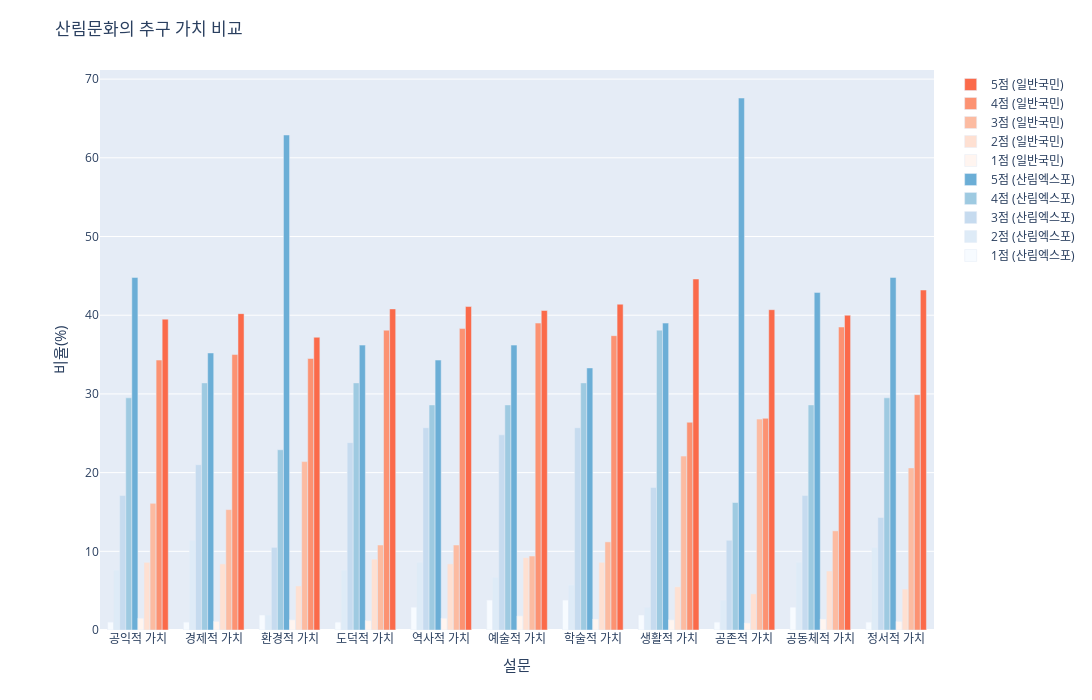

Here is the notebook cell this chart was saved with:
### Code cell
import plotly.colors as pc

# 컬러맵을 리스트로 불러오기
blues_color_map = pc.sequential.Blues
reds_color_map = pc.sequential.Reds

# 누적 막대그래프 시각화
fig = go.Figure()

# 막대 그래프 추가 (expo_4_rate_df 데이터 사용)
for i in range(1, 6):
    text_labels = [f'<span style="font-size: 15px !important;">{val:.1f}%</span>' for val in expo_4_rate_df[f'{i}_비율']]
    fig.add_trace(go.Bar(x=expo_4_rate_df['설문'], y=expo_4_rate_df[f'{i}_비율'], text=text_labels,
                         name=f'{i}점 (산림엑스포)', textposition='auto', marker=dict(color=blues_color_map[i-1])))

# 두 번째 막대 그래프 추가 (common_4_rate_df 데이터 사용) - 겹치게 표시
for i in range(1, 6):
    text_labels = [f'<span style="font-size: 15px">{val:.1f}%</span>' for val in common_4_rate_df[f'{i}_비율']]
    fig.add_trace(go.Bar(x=common_4_rate_df['설문'], y=common_4_rate_df[f'{i}_비율'], text=text_labels,
                         name=f'{i}점 (일반국민)', textposition='auto', marker=dict(color=reds_color_map[i-1])))

# 그래프 레이아웃 설정
fig.update_layout(title="산림문화의 추구 가치 비교", xaxis_title="<span style='font-size: 15px'>설문</span>", yaxis_title="<span style='font-size: 15px'>비율(%)</span>",
                  barmode='group', showlegend=True)

# 범례 텍스트 수정
fig.update_layout(legend=dict(traceorder="reversed"))

# 그래프 높이와 너비 조정
fig.update_layout(height=700, width=1400)

# 여백 (margin) 조정
fig.update_layout(margin=dict(l=100, r=100, b=70, t=70))

fig.show()

### Figure 1 — Plotly figure (JSON) as saved in the notebook; plotly's stock layout.template omitted (floating-point values rounded to 4 significant figures)
{"data": [{"marker": {"color": "rgb(247,251,255)"}, "name": "1점 (산림엑스포)", "text": ["<span style=\"font-size: 15px !important;\">1.0%</span>", "<span style=\"font-size: 15px !important;\">1.0%</span>", "<span style=\"font-size: 15px !important;\">1.9%</span>", "<span style=\"font-size: 15px !important;\">1.0%</span>", "<span style=\"font-size: 15px !important;\">2.9%</span>", "<span style=\"font-size: 15px !important;\">3.8%</span>", "<span style=\"font-size: 15px !important;\">3.8%</span>", "<span style=\"font-size: 15px !important;\">1.9%</span>", "<span style=\"font-size: 15px !important;\">1.0%</span>", "<span style=\"font-size: 15px !important;\">2.9%</span>", "<span style=\"font-size: 15px !important;\">1.0%</span>"], "textposition": "auto", "type": "bar", "x": ["공익적 가치", "경제적 가치", "환경적 가치", "도덕적 가치", "역사적 가치", "예술적 가치", "학술적 가치", "생활적 가치", "공존적 가치", "공동체적 가치", "정서적 가치"], "y": [1, 1, 1.9, 1, 2.9, 3.8, 3.8, 1.9, 1, 2.9, 1]}, {"marker": {"color": "rgb(222,235,247)"}, "name": "2점 (산림엑스포)", "text": ["<span style=\"font-size: 15px !important;\">7.6%</span>", "<span style=\"font-size: 15px !important;\">11.4%</span>", "<span style=\"font-size: 15px !important;\">1.9%</span>", "<span style=\"font-size: 15px !important;\">7.6%</span>", "<span style=\"font-size: 15px !important;\">8.6%</span>", "<span style=\"font-size: 15px !important;\">6.7%</span>", "<span style=\"font-size: 15px !important;\">5.7%</span>", "<span style=\"font-size: 15px !important;\">2.9%</span>", "<span style=\"font-size: 15px !important;\">3.8%</span>", "<span style=\"font-size: 15px !important;\">8.6%</span>", "<span style=\"font-size: 15px !important;\">10.5%</span>"], "textposition": "auto", "type": "bar", "x": ["공익적 가치", "경제적 가치", "환경적 가치", "도덕적 가치", "역사적 가치", "예술적 가치", "학술적 가치", "생활적 가치", "공존적 가치", "공동체적 가치", "정서적 가치"], "y": [7.6, 11.4, 1.9, 7.6, 8.6, 6.7, 5.7, 2.9, 3.8, 8.6, 10.5]}, {"marker": {"color": "rgb(198,219,239)"}, "name": "3점 (산림엑스포)", "text": ["<span style=\"font-size: 15px !important;\">17.1%</span>", "<span style=\"font-size: 15px !important;\">21.0%</span>", "<span style=\"font-size: 15px !important;\">10.5%</span>", "<span style=\"font-size: 15px !important;\">23.8%</span>", "<span style=\"font-size: 15px !important;\">25.7%</span>", "<span style=\"font-size: 15px !important;\">24.8%</span>", "<span style=\"font-size: 15px !important;\">25.7%</span>", "<span style=\"font-size: 15px !important;\">18.1%</span>", "<span style=\"font-size: 15px !important;\">11.4%</span>", "<span style=\"font-size: 15px !important;\">17.1%</span>", "<span style=\"font-size: 15px !important;\">14.3%</span>"], "textposition": "auto", "type": "bar", "x": ["공익적 가치", "경제적 가치", "환경적 가치", "도덕적 가치", "역사적 가치", "예술적 가치", "학술적 가치", "생활적 가치", "공존적 가치", "공동체적 가치", "정서적 가치"], "y": [17.1, 21, 10.5, 23.8, 25.7, 24.8, 25.7, 18.1, 11.4, 17.1, 14.3]}, {"marker": {"color": "rgb(158,202,225)"}, "name": "4점 (산림엑스포)", "text": ["<span style=\"font-size: 15px !important;\">29.5%</span>", "<span style=\"font-size: 15px !important;\">31.4%</span>", "<span style=\"font-size: 15px !important;\">22.9%</span>", "<span style=\"font-size: 15px !important;\">31.4%</span>", "<span style=\"font-size: 15px !important;\">28.6%</span>", "<span style=\"font-size: 15px !important;\">28.6%</span>", "<span style=\"font-size: 15px !important;\">31.4%</span>", "<span style=\"font-size: 15px !important;\">38.1%</span>", "<span style=\"font-size: 15px !important;\">16.2%</span>", "<span style=\"font-size: 15px !important;\">28.6%</span>", "<span style=\"font-size: 15px !important;\">29.5%</span>"], "textposition": "auto", "type": "bar", "x": ["공익적 가치", "경제적 가치", "환경적 가치", "도덕적 가치", "역사적 가치", "예술적 가치", "학술적 가치", "생활적 가치", "공존적 가치", "공동체적 가치", "정서적 가치"], "y": [29.5, 31.4, 22.9, 31.4, 28.6, 28.6, 31.4, 38.1, 16.2, 28.6, 29.5]}, {"marker": {"color": "rgb(107,174,214)"}, "name": "5점 (산림엑스포)", "text": ["<span style=\"font-size: 15px !important;\">44.8%</span>", "<span style=\"font-size: 15px !important;\">35.2%</span>", "<span style=\"font-size: 15px !important;\">62.9%</span>", "<span style=\"font-size: 15px !important;\">36.2%</span>", "<span style=\"font-size: 15px !important;\">34.3%</span>", "<span style=\"font-size: 15px !important;\">36.2%</span>", "<span style=\"font-size: 15px !important;\">33.3%</span>", "<span style=\"font-size: 15px !important;\">39.0%</span>", "<span style=\"font-size: 15px !important;\">67.6%</span>", "<span style=\"font-size: 15px !important;\">42.9%</span>", "<span style=\"font-size: 15px !important;\">44.8%</span>"], "textposition": "auto", "type": "bar", "x": ["공익적 가치", "경제적 가치", "환경적 가치", "도덕적 가치", "역사적 가치", "예술적 가치", "학술적 가치", "생활적 가치", "공존적 가치", "공동체적 가치", "정서적 가치"], "y": [44.8, 35.2, 62.9, 36.2, 34.3, 36.2, 33.3, 39, 67.6, 42.9, 44.8]}, {"marker": {"color": "rgb(255,245,240)"}, "name": "1점 (일반국민)", "text": ["<span style=\"font-size: 15px\">1.5%</span>", "<span style=\"font-size: 15px\">1.1%</span>", "<span style=\"font-size: 15px\">1.3%</span>", "<span style=\"font-size: 15px\">1.2%</span>", "<span style=\"font-size: 15px\">1.5%</span>", "<span style=\"font-size: 15px\">1.8%</span>", "<span style=\"font-size: 15px\">1.4%</span>", "<span style=\"font-size: 15px\">1.3%</span>", "<span style=\"font-size: 15px\">0.9%</span>", "<span style=\"font-size: 15px\">1.4%</span>", "<span style=\"font-size: 15px\">1.1%</span>"], "textposition": "auto", "type": "bar", "x": ["공익적 가치", "경제적 가치", "환경적 가치", "도덕적 가치", "역사적 가치", "예술적 가치", "학술적 가치", "생활적 가치", "공존적 가치", "공동체적 가치", "정서적 가치"], "y": [1.5, 1.1, 1.3, 1.2, 1.5, 1.8, 1.4, 1.3, 0.9, 1.4, 1.1]}, {"marker": {"color": "rgb(254,224,210)"}, "name": "2점 (일반국민)", "text": ["<span style=\"font-size: 15px\">8.6%</span>", "<span style=\"font-size: 15px\">8.4%</span>", "<span style=\"font-size: 15px\">5.6%</span>", "<span style=\"font-size: 15px\">9.0%</span>", "<span style=\"font-size: 15px\">8.4%</span>", "<span style=\"font-size: 15px\">9.2%</span>", "<span style=\"font-size: 15px\">8.6%</span>", "<span style=\"font-size: 15px\">5.5%</span>", "<span style=\"font-size: 15px\">4.6%</span>", "<span style=\"font-size: 15px\">7.5%</span>", "<span style=\"font-size: 15px\">5.2%</span>"], "textposition": "auto", "type": "bar", "x": ["공익적 가치", "경제적 가치", "환경적 가치", "도덕적 가치", "역사적 가치", "예술적 가치", "학술적 가치", "생활적 가치", "공존적 가치", "공동체적 가치", "정서적 가치"], "y": [8.6, 8.4, 5.6, 9, 8.4, 9.2, 8.6, 5.5, 4.6, 7.5, 5.2]}, {"marker": {"color": "rgb(252,187,161)"}, "name": "3점 (일반국민)", "text": ["<span style=\"font-size: 15px\">16.1%</span>", "<span style=\"font-size: 15px\">15.3%</span>", "<span style=\"font-size: 15px\">21.4%</span>", "<span style=\"font-size: 15px\">10.8%</span>", "<span style=\"font-size: 15px\">10.8%</span>", "<span style=\"font-size: 15px\">9.4%</span>", "<span style=\"font-size: 15px\">11.2%</span>", "<span style=\"font-size: 15px\">22.1%</span>", "<span style=\"font-size: 15px\">26.8%</span>", "<span style=\"font-size: 15px\">12.6%</span>", "<span style=\"font-size: 15px\">20.6%</span>"], "textposition": "auto", "type": "bar", "x": ["공익적 가치", "경제적 가치", "환경적 가치", "도덕적 가치", "역사적 가치", "예술적 가치", "학술적 가치", "생활적 가치", "공존적 가치", "공동체적 가치", "정서적 가치"], "y": [16.1, 15.3, 21.4, 10.8, 10.8, 9.4, 11.2, 22.1, 26.8, 12.6, 20.6]}, {"marker": {"color": "rgb(252,146,114)"}, "name": "4점 (일반국민)", "text": ["<span style=\"font-size: 15px\">34.3%</span>", "<span style=\"font-size: 15px\">35.0%</span>", "<span style=\"font-size: 15px\">34.5%</span>", "<span style=\"font-size: 15px\">38.1%</span>", "<span style=\"font-size: 15px\">38.3%</span>", "<span style=\"font-size: 15px\">39.0%</span>", "<span style=\"font-size: 15px\">37.4%</span>", "<span style=\"font-size: 15px\">26.4%</span>", "<span style=\"font-size: 15px\">26.9%</span>", "<span style=\"font-size: 15px\">38.5%</span>", "<span style=\"font-size: 15px\">29.9%</span>"], "textposition": "auto", "type": "bar", "x": ["공익적 가치", "경제적 가치", "환경적 가치", "도덕적 가치", "역사적 가치", "예술적 가치", "학술적 가치", "생활적 가치", "공존적 가치", "공동체적 가치", "정서적 가치"], "y": [34.3, 35, 34.5, 38.1, 38.3, 39, 37.4, 26.4, 26.9, 38.5, 29.9]}, {"marker": {"color": "rgb(251,106,74)"}, "name": "5점 (일반국민)", "text": ["<span style=\"font-size: 15px\">39.5%</span>", "<span style=\"font-size: 15px\">40.2%</span>", "<span style=\"font-size: 15px\">37.2%</span>", "<span style=\"font-size: 15px\">40.8%</span>", "<span style=\"font-size: 15px\">41.1%</span>", "<span style=\"font-size: 15px\">40.6%</span>", "<span style=\"font-size: 15px\">41.4%</span>", "<span style=\"font-size: 15px\">44.6%</span>", "<span style=\"font-size: 15px\">40.7%</span>", "<span style=\"font-size: 15px\">40.0%</span>", "<span style=\"font-size: 15px\">43.2%</span>"], "textposition": "auto", "type": "bar", "x": ["공익적 가치", "경제적 가치", "환경적 가치", "도덕적 가치", "역사적 가치", "예술적 가치", "학술적 가치", "생활적 가치", "공존적 가치", "공동체적 가치", "정서적 가치"], "y": [39.5, 40.2, 37.2, 40.8, 41.1, 40.6, 41.4, 44.6, 40.7, 40, 43.2]}], "layout": {"barmode": "group", "height": 700, "legend": {"traceorder": "reversed"}, "margin": {"b": 70, "l": 100, "r": 100, "t": 70}, "showlegend": true, "title": {"text": "산림문화의 추구 가치 비교"}, "width": 1400, "xaxis": {"title": {"text": "<span style='font-size: 15px'>설문</span>"}}, "yaxis": {"title": {"text": "<span style='font-size: 15px'>비율(%)</span>"}}}}
